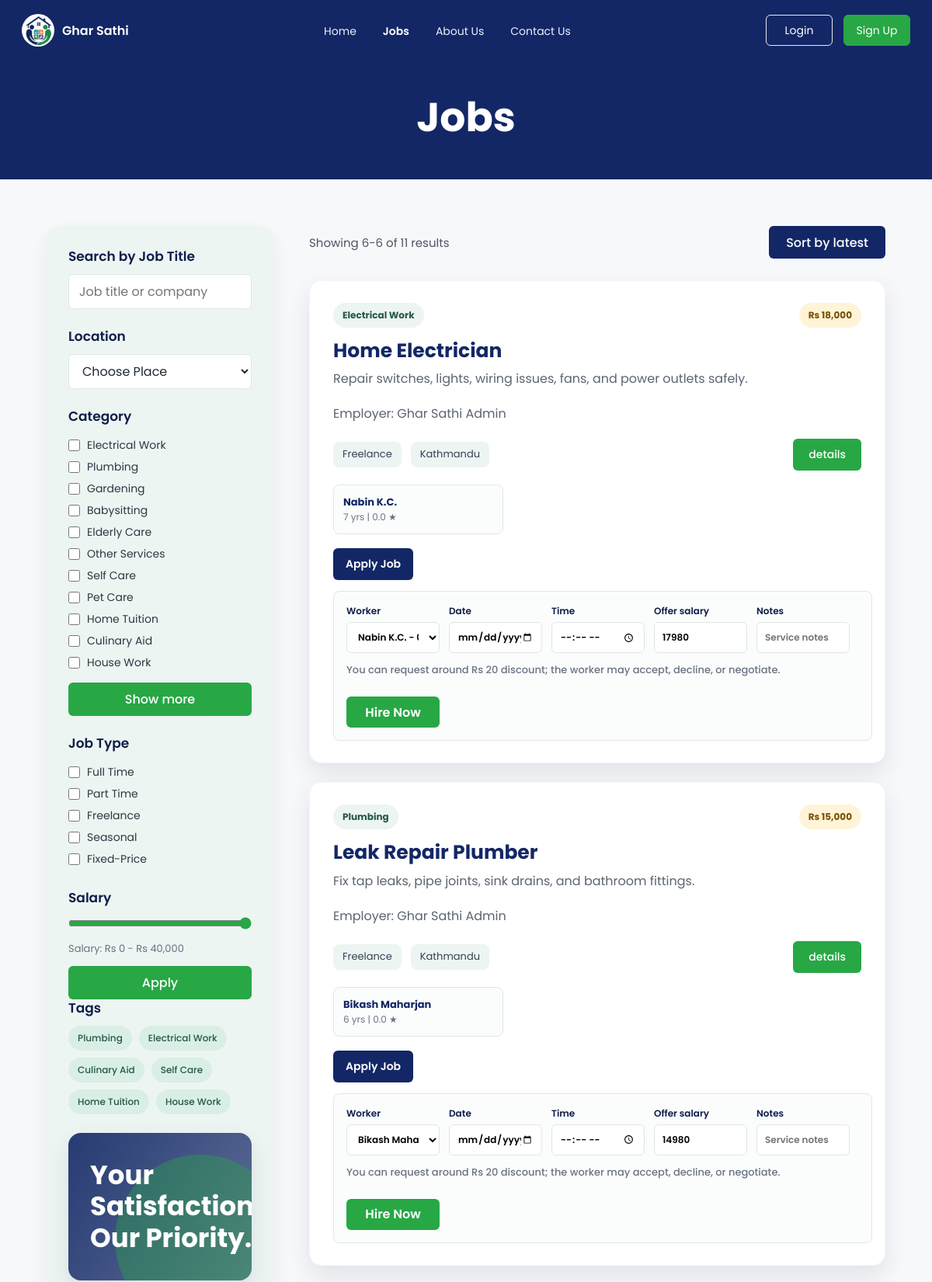
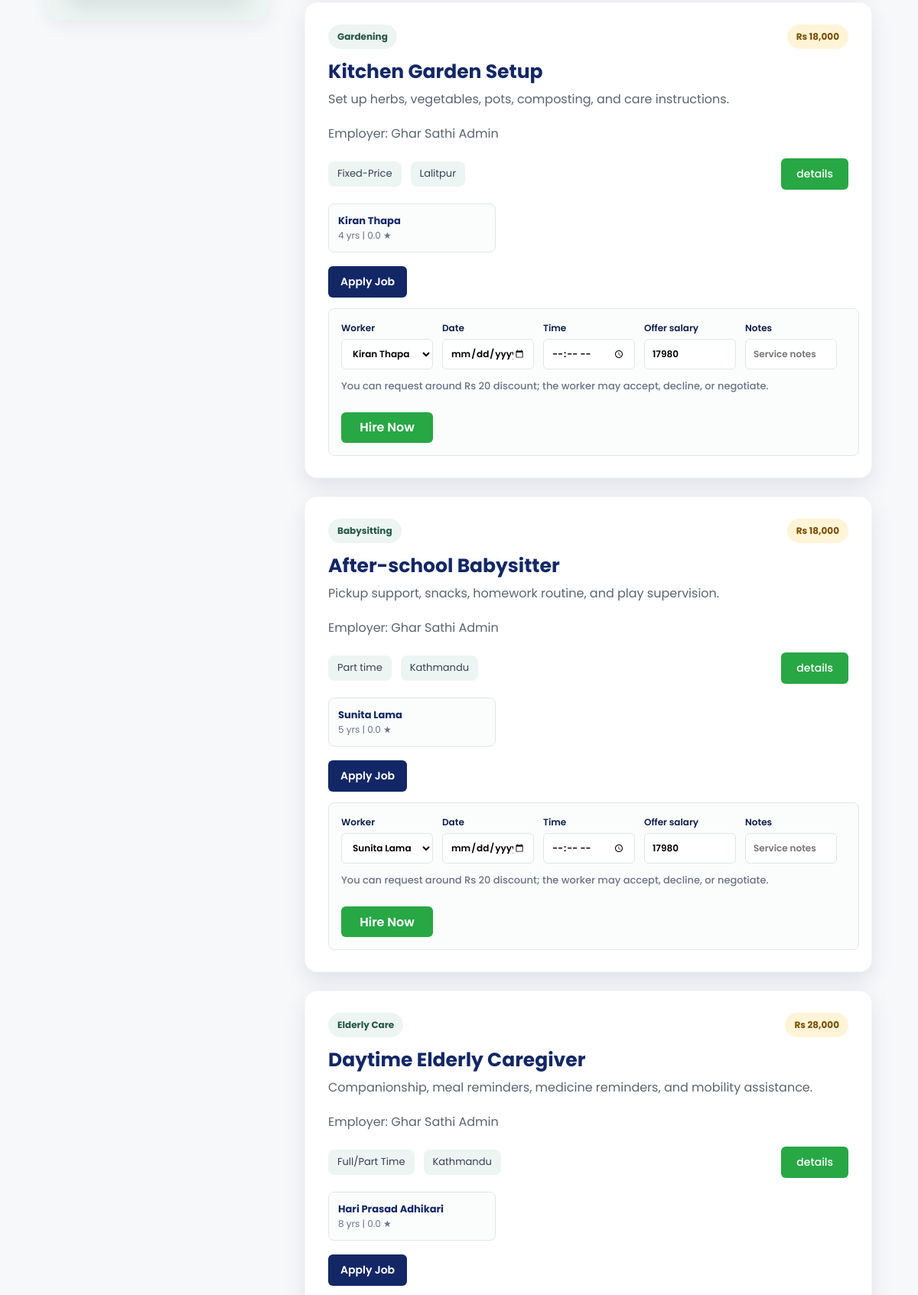
Page /Jobs page/jobs.php (upper part) on the committed database (2 pictures, top to bottom).
### tables this page shows
CREATE TABLE IF NOT EXISTS jobs (
    job_id INT AUTO_INCREMENT PRIMARY KEY,
    employer_id INT NOT NULL,
    category_id INT NOT NULL,
    title VARCHAR(150) NOT NULL,
    description TEXT,
    job_type VARCHAR(50),
    salary DECIMAL(10,2) DEFAULT 0,
    location VARCHAR(100),
    created_at TIMESTAMP DEFAULT CURRENT_TIMESTAMP,
    FOREIGN KEY (employer_id) REFERENCES users(user_id) ON DELETE CASCADE,
    FOREIGN KEY (category_id) REFERENCES categories(category_id) ON DELETE CASCADE
);

CREATE TABLE IF NOT EXISTS categories (
    category_id INT AUTO_INCREMENT PRIMARY KEY,
    category_name VARCHAR(100) NOT NULL UNIQUE
);

CREATE TABLE IF NOT EXISTS users (
    user_id INT AUTO_INCREMENT PRIMARY KEY,
    full_name VARCHAR(100) NOT NULL,
    username VARCHAR(50) UNIQUE,
    email VARCHAR(100) UNIQUE NOT NULL,
    phone VARCHAR(20),
    password VARCHAR(255) NOT NULL,
    role ENUM('Employer','Worker','Admin') NOT NULL DEFAULT 'Employer',
    created_at TIMESTAMP DEFAULT CURRENT_TIMESTAMP
);

### Jobs page/jobs.php (the view, shortened to what this page needs)
<?php
require_once __DIR__ . '/../includes/app.php';
$jobs = $fallbackJobs;
$result = mysqli_query(
    $conn,
    'SELECT jobs.job_id, jobs.category_id, jobs.title, jobs.description, jobs.job_type, jobs.salary, jobs.location,
            categories.category_name, users.full_name AS employer_name
     FROM jobs
     INNER JOIN categories ON categories.category_id = jobs.category_id
     INNER JOIN users ON users.user_id = jobs.employer_id
     ORDER BY jobs.job_id DESC'
);
if ($result && mysqli_num_rows($result) > 0) {
    $jobs = [];
    $minutes = 10;
    while ($row = mysqli_fetch_assoc($result)) {
        $jobs[] = [
            'job_id' => (int) $row['job_id'],
            'category_id' => (int) $row['category_id'],
            'time' => 'Recently',
            'title' => $row['title'] ?? '',
            'description' => $row['description'] ?? '',
            'category' => $row['category_name'] ?? '',
            'type' => $row['job_type'] ?? '',
            'salary' => 'Rs ' . number_format((float) ($row['salary'] ?? 0), 0),
            'location' => $row['location'] ?? '',
            'employer' => $row['employer_name'] ?? '',
            'salary_max' => (float) ($row['salary'] ?? 0),
            'minutes' => $minutes,
        ];
        $minutes += 2;
    }
}
$initialSearch = trim($_GET['search'] ?? '');
$initialCategory = trim($_GET['category'] ?? '');
$categoriesForFilter = array_values(array_unique(array_filter(array_map(fn($job) => $job['category'] ?? '', $jobs))));
?>
<!DOCTYPE html>
<html lang="en">
<head>
<link rel="stylesheet" href="jobs.css">
<link rel="stylesheet" href="https://cdnjs.cloudflare.com/ajax/libs/font-awesome/6.7.1/css/all.min.css">
</head>
<body>
<header class="site-header">
<?php render_navbar($conn, '..', 'jobs'); ?>
<section class="hero"><h1>Jobs</h1></section>
</header>
<main class="jobs-section">
<aside class="filter-box" aria-label="Job filters">
<form id="jobFilterForm">
<div class="filter-group"><h3>Search by Job Title</h3><input id="jobSearch" type="search" placeholder="Job title or company" value="<?php echo e($initialSearch); ?>"></div>
<div class="filter-group">
<h3>Location</h3>
<select id="locationFilter">
<option value="">Choose Place</option>
</select>
</div>
<div class="filter-group">
<h3>Category</h3>
<?php foreach ($categoriesForFilter as $categoryName): ?>
<label><input type="checkbox" name="category" value="<?php echo e($categoryName); ?>" <?php echo $initialCategory === $categoryName ? 'checked' : ''; ?>> <?php echo e($categoryName); ?></label>
<?php endforeach; ?>
<button class="show-btn" type="button">Show more</button>
</div>
<div class="filter-group">
<h3>Job Type</h3>
<label><input type="checkbox" name="type" value="Full/Part Time"> Full Time</label>
<label><input type="checkbox" name="type" value="Part time"> Part Time</label>
<label><input type="checkbox" name="type" value="Freelance"> Freelance</label>
<label><input type="checkbox" name="type" value="Seasonal"> Seasonal</label>
<label><input type="checkbox" name="type" value="Fixed-Price"> Fixed-Price</label>
</div>
<div class="filter-group">
<h3>Salary</h3>
<input id="salaryRange" type="range" min="0" max="40000" value="40000">
<p class="salary-text">Salary: Rs 0 - Rs <span id="salaryValue">40,000</span></p>
<button class="apply-btn" type="submit">Apply</button>
</div>
</form>
<div class="filter-group tags-group">
<h3>Tags</h3>
<div class="tags">
<button type="button" data-tag="Plumbing">Plumbing</button>
<button type="button" data-tag="Electrical Work">Electrical Work</button>
<button type="button" data-tag="Culinary Aid">Culinary Aid</button>
<button type="button" data-tag="Self Care">Self Care</button>
<button type="button" data-tag="Home Tuition">Home Tuition</button>
<button type="button" data-tag="House Work">House Work</button>
</div>
</div>
<div class="priority-panel" aria-label="Ghar Sathi promise"><p>Your<br>Satisfaction,<br>Our Priority.</p></div>
</aside>
<section class="job-container" aria-label="Available jobs">
<div class="job-top">
<p id="resultCount" data-total-results="<?php echo count($jobs); ?>">Showing 6-6 of <?php echo count($jobs); ?> results</p>
<button id="sortLatest" type="button">Sort by latest</button>
</div>
<div class="job-list" id="jobList">
<?php foreach ($jobs as $index => $job): ?>
<?php
$jobId = (int) ($job['job_id'] ?? 0);
$verifiedWorkers = fetch_workers_for_category($conn, (int) ($job['category_id'] ?? 0), 3);
?>
<article class="job-card" data-page="<?php echo $index < 6 ? '1' : '2'; ?>" data-title="<?php echo e($job['title']); ?>" data-category="<?php echo e($job['category']); ?>" data-type="<?php echo e($job['type']); ?>" data-location="<?php echo e($job['location']); ?>" data-salary="<?php echo e($job['salary_max']); ?>" data-minutes="<?php echo e($job['minutes']); ?>" <?php echo $index < 6 ? '' : 'hidden'; ?>>
<div class="job-card-head"><span class="category-badge"><?php echo e($job['category']); ?></span><span class="salary-badge"><?php echo e($job['salary']); ?></span></div>
<h2><?php echo e($job['title']); ?></h2>
<p><?php echo e($job['description']); ?></p>
<p class="job-employer">Employer: <?php echo e($job['employer'] ?? 'Ghar Sathi'); ?></p>
<div class="job-info">
<span><?php echo e($job['type']); ?></span>
<span><?php echo e($job['location']); ?></span>
<a href="../detail.php?id=<?php echo $jobId; ?>">details</a>
</div>
<?php if ($verifiedWorkers): ?>
<div class="worker-strip" aria-label="Available workers">
<?php foreach ($verifiedWorkers as $worker): ?>
<div class="mini-worker">
<div><strong><?php echo e($worker['full_name']); ?></strong><span><?php echo e($worker['experience_years']); ?> yrs | <?php echo e(number_format((float) $worker['avg_rating'], 1)); ?> ★</span></div>
</div>
<?php endforeach; ?>
</div>
<?php endif; ?>
<div class="job-actions">
<a class="secondary-action" href="../About Us Page/apply_resume.php?job_id=<?php echo $jobId; ?>">Apply Job</a>
<?php if ($jobId > 0 && $verifiedWorkers): ?>
<form class="hire-form" action="../booking_request.php" method="POST">
<label>Worker
<select name="worker_id" required>
<?php foreach ($verifiedWorkers as $worker): ?>
<option value="<?php echo e($worker['user_id']); ?>" data-salary="<?php echo e($job['salary_max']); ?>"><?php echo e($worker['full_name']); ?> - <?php echo e(number_format((float) $worker['avg_rating'], 1)); ?> ★</option>
<?php endforeach; ?>
</select>
</label>
<label>Date <input type="date" name="requested_date" required></label>
<label>Time <input type="time" name="requested_time" required></label>
<label>Offer salary <input type="number" name="offered_salary" min="0" step="1" value="<?php echo e(max(0, (float) $job['salary_max'] - 20)); ?>" required></label>
<label>Notes <input type="text" name="notes" placeholder="Service notes"></label>
<small>You can request around Rs 20 discount; the worker may accept, decline, or negotiate.</small>
<button type="submit">Hire Now</button>
</form>
<?php else: ?>
<p class="worker-note">No verified workers are available for this category yet.</p>
<?php endif; ?>
</div>
</article>
<?php endforeach; ?>
</div>
</section>
</main>
</body>
</html>

### includes/app.php (shortened to what this page needs)
<?php
function e($value) {
    return htmlspecialchars((string) $value, ENT_QUOTES, 'UTF-8');
}
function fetch_workers_for_category(mysqli $conn, int $categoryId, int $limit = 6): array {
    $stmt = mysqli_prepare($conn, "SELECT users.user_id, users.full_name, users.email, users.phone,
            worker_profiles.skills, worker_profiles.experience_years, worker_profiles.profile_image,
            worker_profiles.current_status,
            COALESCE(AVG(reviews.rating), 0) AS avg_rating,
            COUNT(reviews.review_id) AS total_reviews
        FROM users
        INNER JOIN worker_profiles ON worker_profiles.worker_id = users.user_id
        INNER JOIN worker_categories ON worker_categories.worker_id = users.user_id
        LEFT JOIN reviews ON reviews.worker_id = users.user_id OR reviews.reviewee_id = users.user_id
        WHERE users.role = 'Worker'
          AND worker_profiles.verification_status = 'Approved'
          AND worker_categories.category_id = ?
        GROUP BY users.user_id
        ORDER BY avg_rating DESC, worker_profiles.experience_years DESC, users.full_name
        LIMIT ?");
    mysqli_stmt_bind_param($stmt, 'ii', $categoryId, $limit);
    mysqli_stmt_execute($stmt);
    $result = mysqli_stmt_get_result($stmt);
    $rows = [];
    while ($row = $result ? mysqli_fetch_assoc($result) : null) {
        $rows[] = $row;
    }
    return $rows;
}
function current_user(mysqli $conn): ?array {
    if (empty($_SESSION['user_id'])) {
        return null;
    }
    $stmt = mysqli_prepare($conn, 'SELECT user_id, full_name, username, email, phone, role FROM users WHERE user_id = ? LIMIT 1');
    mysqli_stmt_bind_param($stmt, 'i', $_SESSION['user_id']);
    mysqli_stmt_execute($stmt);
    $result = mysqli_stmt_get_result($stmt);
    $user = $result ? mysqli_fetch_assoc($result) : null;
    return $user ?: null;
}
function render_navbar(mysqli $conn, string $base = '..', string $active = ''): void {
    $user = current_user($conn);
    $home = $base . '/Homepage/homepage.php';
    $jobs = $base . '/Jobs page/jobs.php';
    $about = $base . '/About Us Page/aboutus.php';
    $contact = $base . '/Contact Us Page/contactus.php';
    $logo = $base . '/logo.png';
    $dashboardLabel = 'Dashboard';
    ?>
    <nav class="navbar">
        <a class="logo" href="<?php echo e($home); ?>">
            <img src="<?php echo e($logo); ?>" alt="Ghar Sathi logo">
            <span>Ghar Sathi</span>
        </a>
        <ul class="nav-links" id="navLinks">
            <li><a class="<?php echo $active === 'home' ? 'active' : ''; ?>" href="<?php echo e($home); ?>">Home</a></li>
            <li><a class="<?php echo $active === 'jobs' ? 'active' : ''; ?>" href="<?php echo e($jobs); ?>">Jobs</a></li>
            <li><a class="<?php echo $active === 'about' ? 'active' : ''; ?>" href="<?php echo e($about); ?>">About Us</a></li>
            <li><a class="<?php echo $active === 'contact' ? 'active' : ''; ?>" href="<?php echo e($contact); ?>">Contact Us</a></li>
        </ul>
        <div class="auth-buttons nav-buttons">
            <?php if ($user): ?>
                <a class="signup-btn dashboard-icon" href="<?php echo e($base); ?>/dashboard.php" title="<?php echo e($dashboardLabel); ?>" aria-label="<?php echo e($dashboardLabel); ?>"><i class="fa-solid fa-table-cells-large"></i></a>
                <a class="login-btn" href="<?php echo e($base); ?>/logout.php">Logout</a>
            <?php else: ?>
                <a class="login-btn" href="<?php echo e($base); ?>/Login Page/login.html">Login</a>
                <a class="signup-btn" href="<?php echo e($base); ?>/Signup page/signup.html">Sign Up</a>
            <?php endif; ?>
        </div>
    </nav>
    <?php
}
    ?>

### rows in the picture
jobs: category.category_name "Electrical Work", salary "Rs 18,000", title "Home Electrician", description "Repair switches, lights, wiring issues, fans, and power outlets safely.", employer.full_name "Ghar Sathi Admin", job_type "Freelance", location "Kathmandu", offered_salary "17980"
users: full_name "Nabin K.C.", experience_years "7", avg_rating "0.0"
jobs: category.category_name "Plumbing", salary "Rs 15,000", title "Leak Repair Plumber", description "Fix tap leaks, pipe joints, sink drains, and bathroom fittings.", employer.full_name "Ghar Sathi Admin", job_type "Freelance", location "Kathmandu", offered_salary "14980"
users: full_name "Bikash Maharjan", experience_years "6", avg_rating "0.0"
jobs: category.category_name "Gardening", salary "Rs 18,000", title "Kitchen Garden Setup", description "Set up herbs, vegetables, pots, composting, and care instructions.", employer.full_name "Ghar Sathi Admin", job_type "Fixed-Price", location "Lalitpur", offered_salary "17980"
users: full_name "Kiran Thapa", experience_years "4", avg_rating "0.0"
jobs: category.category_name "Babysitting", salary "Rs 18,000", title "After-school Babysitter", description "Pickup support, snacks, homework routine, and play supervision.", employer.full_name "Ghar Sathi Admin", job_type "Part time", location "Kathmandu", offered_salary "17980"
users: full_name "Sunita Lama", experience_years "5", avg_rating "0.0"
jobs: category.category_name "Elderly Care", salary "Rs 28,000", title "Daytime Elderly Caregiver", description "Companionship, meal reminders, medicine reminders, and mobility assistance.", employer.full_name "Ghar Sathi Admin", job_type "Full/Part Time", location "Kathmandu"
users: full_name "Hari Prasad Adhikari", experience_years "8", avg_rating "0.0"

### other values in the picture
$categoryName "Electrical Work"
$categoryName "Plumbing"
$categoryName "Gardening"
$categoryName "Babysitting"
$categoryName "Elderly Care"
$categoryName "Other Services"
$categoryName "Self Care"
$categoryName "Pet Care"
$categoryName "Home Tuition"
$categoryName "Culinary Aid"
$categoryName "House Work"
form field worker_id "Nabin K.C. - 0.0 ★"
form field worker_id "Bikash Maharjan - 0.0 ★"
form field worker_id "Kiran Thapa - 0.0 ★"
form field worker_id "Sunita Lama - 0.0 ★"
